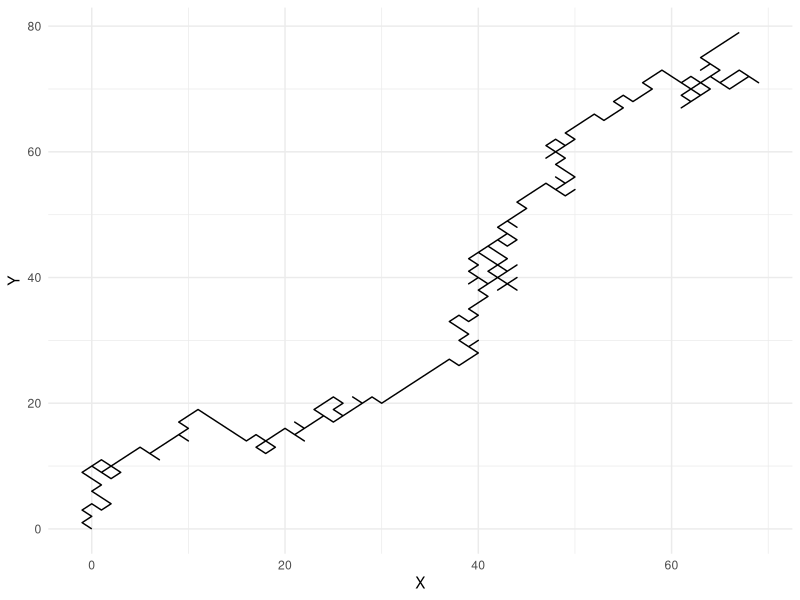

R code for this plot:

library(ggplot2)
library(gganimate)
n <- 250
df2 <- as.data.frame(matrix(NA,n,5))
colnames(df2) <- c("Step", "result.x","result.y", "position.x","position.y")
df2$Step[1] <- 0
df2$result.x[1] <- 0
df2$position.x[1] <- 0
df2$result.y[1] <- 0
df2$position.y[1] <- 0
i <- 2
for (i in 2:n){
  result.x <- sample(1:6,1,replace = TRUE)
  if (result.x<=4){
    Step = 1
  } else {
    Step = -1
  }
  df2$result.x <- Step
  df2$position.x[i] <- df2$position.x[i-1] + Step
  result.y <- sample(1:6,1,replace=TRUE)
  if (result.y<=4){
    Step = 1
  } else {
    Step = -1
  }
  df2$result.y <- Step
  df2$position.y[i] <- df2$position.y[i-1] + Step
  df2$Step[i] <- i-1
}
positions <- data.frame(df2$position.x,df2$position.y)
colnames(positions) <- c("X","Y")

random_2d <- ggplot(positions, aes(x = X, y = Y),type=b,pch=19) + geom_path()+ theme_minimal()
random_2d
